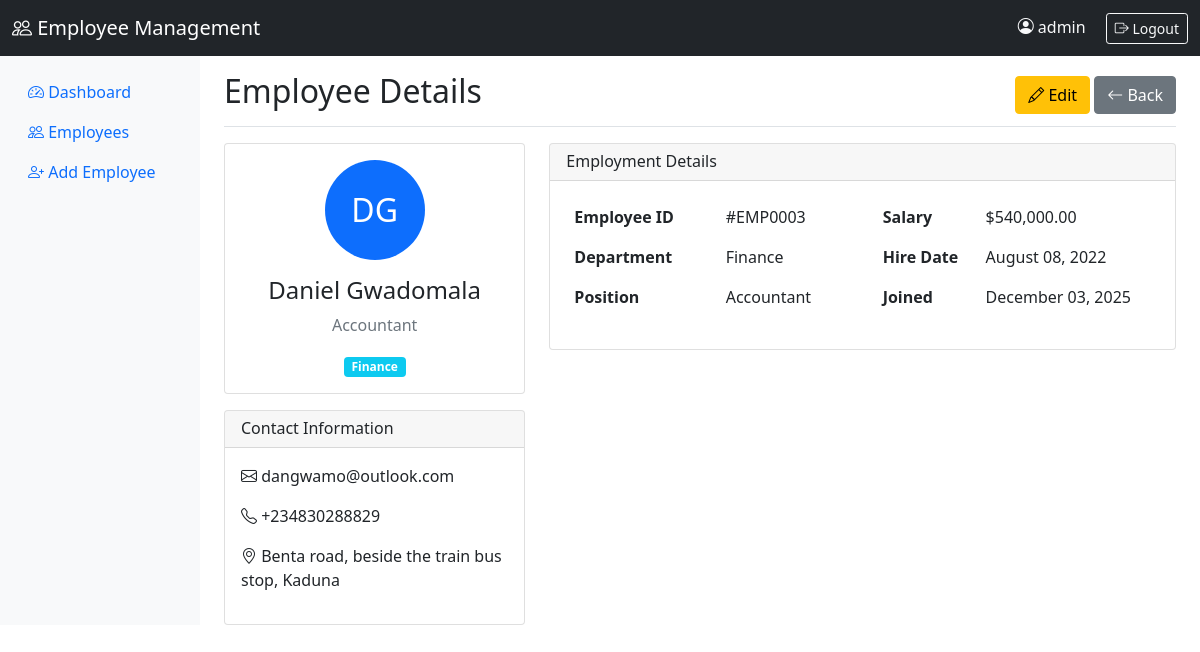
Screenshot of /view_employee.php?id=3 (signed in) with the database file from the repository.
### tables this page shows
CREATE TABLE `employees` (
  `id` int(11) NOT NULL,
  `first_name` varchar(50) NOT NULL,
  `last_name` varchar(50) NOT NULL,
  `email` varchar(100) NOT NULL,
  `phone` varchar(20) DEFAULT NULL,
  `address` text DEFAULT NULL,
  `department` varchar(50) DEFAULT NULL,
  `position` varchar(50) DEFAULT NULL,
  `salary` decimal(10,2) DEFAULT NULL,
  `hire_date` date DEFAULT NULL,
  `created_at` timestamp NOT NULL DEFAULT current_timestamp()
);

### view_employee.php (the view, shortened to what this page needs)
<?php
$database = new Database();
$db = $database->getConnection();
$id = $_GET['id'];
$query = "SELECT * FROM employees WHERE id = :id";
$stmt = $db->prepare($query);
$stmt->bindParam(':id', $id);
$stmt->execute();
$employee = $stmt->fetch(PDO::FETCH_ASSOC);
?>
<!DOCTYPE html>
<html lang="en">
<head>
    <link href="https://cdn.jsdelivr.net/npm/bootstrap@5.1.3/dist/css/bootstrap.min.css" rel="stylesheet">
    <link rel="stylesheet" href="https://cdn.jsdelivr.net/npm/bootstrap-icons@1.8.1/font/bootstrap-icons.css">
</head>
<body>
    <?php include 'navbar.php'; ?>
    <div class="container-fluid">
        <div class="row">
            <?php include 'sidebar.php'; ?>
            <main class="col-md-9 ms-sm-auto col-lg-10 px-md-4">
                <div class="d-flex justify-content-between flex-wrap flex-md-nowrap align-items-center pt-3 pb-2 mb-3 border-bottom">
                    <h1 class="h2">Employee Details</h1>
                    <div>
                        <a href="edit_employee.php?id=<?php echo $employee['id']; ?>" class="btn btn-warning">
                            <i class="bi bi-pencil"></i> Edit
                        </a>
                        <a href="employees.php" class="btn btn-secondary">
                            <i class="bi bi-arrow-left"></i> Back
                        </a>
                    </div>
                </div>
                <div class="row">
                    <div class="col-md-4">
                        <div class="card">
                            <div class="card-body text-center">
                                <div class="mb-3">
                                    <div class="rounded-circle bg-primary d-inline-flex align-items-center justify-content-center"
                                         style="width: 100px; height: 100px; font-size: 2rem; color: white;">
                                        <?php echo strtoupper(substr($employee['first_name'], 0, 1) . substr($employee['last_name'], 0, 1)); ?>
                                    </div>
                                </div>
                                <h4><?php echo $employee['first_name'] . ' ' . $employee['last_name']; ?></h4>
                                <p class="text-muted"><?php echo $employee['position']; ?></p>
                                <span class="badge bg-info"><?php echo $employee['department']; ?></span>
                            </div>
                        </div>
                        <div class="card mt-3">
                            <div class="card-header">
                                <h6 class="mb-0">Contact Information</h6>
                            </div>
                            <div class="card-body">
                                <p><i class="bi bi-envelope"></i> <?php echo $employee['email']; ?></p>
                                <p><i class="bi bi-telephone"></i> <?php echo $employee['phone']; ?></p>
                                <p><i class="bi bi-geo-alt"></i> <?php echo $employee['address']; ?></p>
                            </div>
                        </div>
                    </div>
                    <div class="col-md-8">
                        <div class="card">
                            <div class="card-header">
                                <h6 class="mb-0">Employment Details</h6>
                            </div>
                            <div class="card-body">
                                <div class="row">
                                    <div class="col-md-6">
                                        <table class="table table-borderless">
                                            <tr>
                                                <th>Employee ID</th>
                                                <td>#EMP<?php echo str_pad($employee['id'], 4, '0', STR_PAD_LEFT); ?></td>
                                            </tr>
                                            <tr>
                                                <th>Department</th>
                                                <td><?php echo $employee['department']; ?></td>
                                            </tr>
                                            <tr>
                                                <th>Position</th>
                                                <td><?php echo $employee['position']; ?></td>
                                            </tr>
                                        </table>
                                    </div>
                                    <div class="col-md-6">
                                        <table class="table table-borderless">
                                            <tr>
                                                <th>Salary</th>
                                                <td>$<?php echo number_format($employee['salary'], 2); ?></td>
                                            </tr>
                                            <tr>
                                                <th>Hire Date</th>
                                                <td><?php echo date('F d, Y', strtotime($employee['hire_date'])); ?></td>
                                            </tr>
                                            <tr>
                                                <th>Joined</th>
                                                <td><?php echo date('F d, Y', strtotime($employee['created_at'])); ?></td>
                                            </tr>
                                        </table>
                                    </div>
                                </div>
                            </div>
                        </div>
                    </div>
                </div>
            </main>
        </div>
    </div>
</body>
</html>

### rows the page displays
employees: first_name+last_name "DG", first_name "Daniel", last_name "Gwadomala", position "Accountant", department "Finance", email "dangwamo@outlook.com", phone "+234830288829", address "Benta road, beside the train bus stop, Kaduna", id "0003", salary "540,000.00", hire_date "August 08, 2022", created_at "December 03, 2025"

### other values shown
$_SESSION['admin_username'] "admin"
